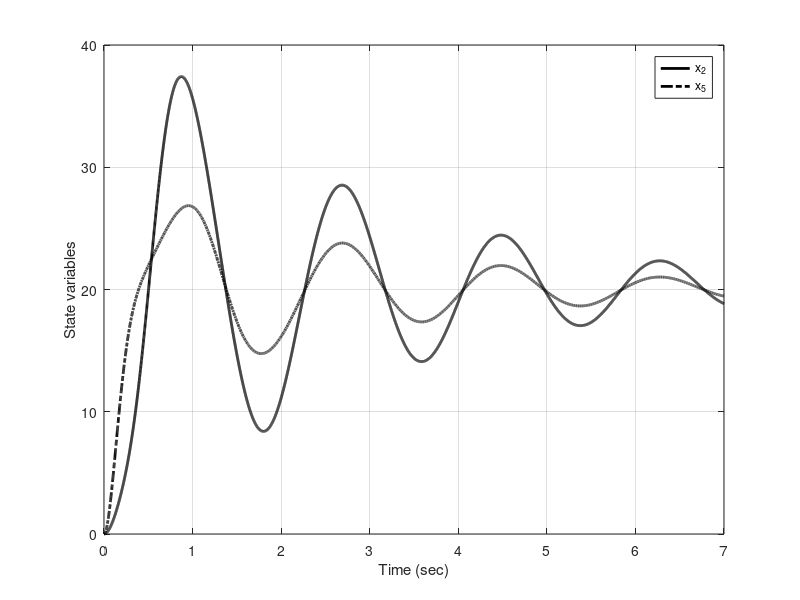
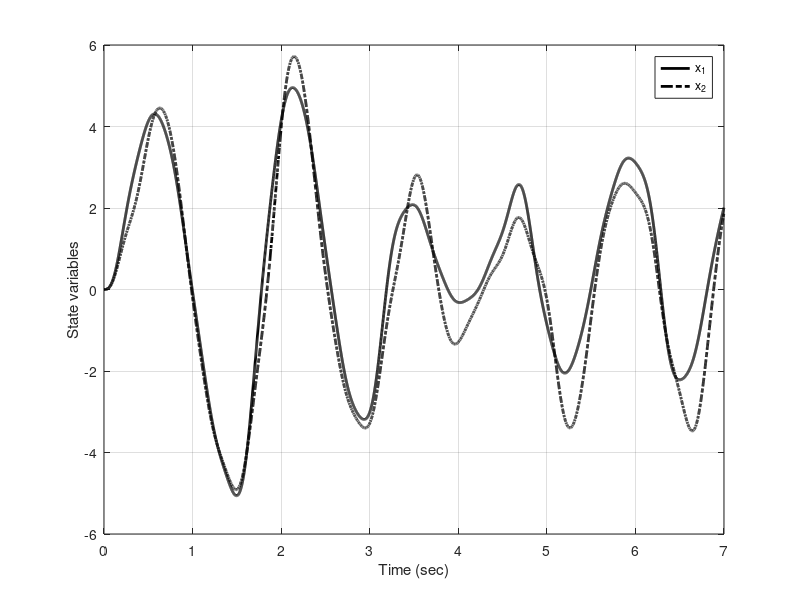

MATLAB code for these plots, in order:
clear all

% Define the system matrices
A = [0    0   0   0   0    1      0      0   0   0;
     0    0   0   0   0    1     -1      0   0   0;
     0    0   0   0   0    0      1     -1   0   0;
     0    0   0   0   0    0      0      1  -1   0;
     0    0   0   0   0    0      0      0   1  -1;
     0 -12.5  0   0   0  -0.75   0.75    0   0   0;
     0  62.5 -62.5 0  0   3.75  -7.5  3.75   0   0;
     0  0 62.5 -62.5  0    0  3.75  -7.5  3.75   0; 
     0  0  0 62.5 -62.5    0     0  3.75  -7.5  3.75;
     0    0   0   0  62.5  0     0    0   3.75 -3.75];

b1 = [0;  0;  0;  0;  0; 0.005;   0;  0;  0;  0];     
b2 = [0;  0;  0;  0;  0; 250;  0;  0;  0;  -1250];   

C = [1   0   0   0   0   0   0   0   0   0];
D = 0;

u = 750;  
b = b1*u + b2;

% Create the state-space model
train_model = ss(A, b, C, D);  

% Time vector for simulation
t = 0:0.001:7;

% Initial state
x0 = [0; 0; 0; 0; 0; 0; 0; 0; 0; 0];

% Step response
[y, t, x] = step(train_model, t);

% Plotting the step response
figure(1);
plot(t, x(:,2), 'k', t, x(:,5), 'k-.'); grid on;
set(findall(figure(1), 'type', 'line'), 'linewidth', 2);
xlabel('Time (sec)');
ylabel('State variables');
legend('x_2', 'x_5');

% Define the new input signal
u = 0.1 * (sin(5*t) + sin(9*t) + sin(13*t) + sin(17*t) + sin(21*t));

% Simulate the response to the new input signal
[y, t, x] = lsim(train_model, u, t);

% Plotting the lsim response
figure(2);
plot(t, x(:,1), 'k', t, x(:,2), 'k-.'); grid on;
set(findall(figure(2), 'type', 'line'), 'linewidth', 2);
xlabel('Time (sec)');
ylabel('State variables');
legend('x_1', 'x_2');
